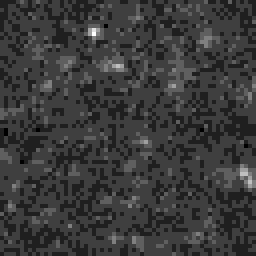
#> input picture tests/fixtures/movie_be_64x64x50.tif, 64 x 64 px (shown 4 times larger)
$ python -i detect.py   (imports and definitions only)
#> lines starting #> are read from the running program, lines starting #| are printed output that depends on the picture; after the words box and inside, x2 and y2 are one past the last pixel; in counts of white or black regions, pixels touching at a corner belong together
### src/tether/imaging/_rounding.py
# SPDX-FileCopyrightText: 2026 The Tether Authors <bioedca@u.northwestern.edu>
# SPDX-License-Identifier: GPL-3.0-or-later
"""MATLAB-compatible rounding for the extraction pipeline.

Deep-LASI snaps spot coordinates to pixel indices with MATLAB's ``round``, which
rounds halves **away from zero** (``round(0.5) == 1``, ``round(2.5) == 3``,
``round(-0.5) == -1``). Python's built-in :func:`round` and :func:`numpy.round`
round halves **to even** (banker's rounding: ``round(0.5) == 0``,
``round(2.5) == 2``), so an exact ``*.5`` coordinate would otherwise snap to a
different pixel than Deep-LASI. :func:`round_half_away` restores the MATLAB
convention so the native port lands on the same pixels (``extractTraces.m:9``,
``findPart.m:97``, ``Wave_Partfind.m`` brightness sampling).

**Contract.** Intended for the pipeline's pixel coordinates — non-negative,
half-integer-derived centroids (``scipy.ndimage.center_of_mass`` outputs,
imported map coordinates). The ``floor(|x| + 0.5)`` idiom rounds a value within
one ULP *below* a tie up to the tie (``round_half_away(nextafter(0.5, 0)) == 1``);
this never occurs for real pixel centroids and is locked by a regression test.
"""

from __future__ import annotations

import numpy as np


def round_half_away(value: np.ndarray | float) -> np.ndarray | np.floating:
    """Round to the nearest integer, ties away from zero (MATLAB ``round``).

    Works on scalars and arrays. Returns a floating result (``numpy`` scalar for
    scalar input); callers that need integer pixel indices cast with ``int(...)``
    or ``.astype(int)``.
    """
    return np.sign(value) * np.floor(np.abs(value) + 0.5)

### src/tether/imaging/detect.py
# SPDX-FileCopyrightText: 2026 The Tether Authors <bioedca@u.northwestern.edu>
# SPDX-License-Identifier: GPL-3.0-or-later
"""Spot detection (PRD Appendix E, Stages 2-4; §11.2).

Faithful NumPy/SciPy ports of Deep-LASI's selectable particle-detection methods
(`deeplasi/functions/mapping/findPart.m`'s ``method`` dispatch). Deep-LASI offers
several detectors behind the GUI ``Rbg_Detection`` radio group; Tether implements
them behind :class:`ParticleDetectionMode` so a movie can be extracted with the
method (and threshold) it was actually detected with:

* **mode 1 — wavelet** (:func:`detect_spots`): the class-default à trous /
  multiscale-product detector (`external/Wave_Partfind.m`), detailed below.
* **mode 2 — intensity** (:func:`detect_spots_intensity`): the legacy
  intensity-threshold detector (`findPart.m:21-28`) — threshold the detection
  image at ``t * max``, Crocker-Grier band-pass (`external/bpass.m`), re-threshold
  at 3 % of the band-pass max, erode, and take connected-component centroids.
* **mode 3 — bandpass** (:func:`detect_spots_bandpass`): the Crocker-Grier
  band-pass / sort detector (`mapping/find_part_bpass_sort.m`) — threshold at
  ``t * max``, band-pass (``bpass(I, 1, 9)``; note ``lobject = 9`` vs mode 2's 7),
  keep only the band-pass values in the top ``1 - t`` fraction (a percentile sort),
  take the regional maxima (``imregionalmax``), and their connected-component
  centroids.

:func:`detect_spots_by_mode` dispatches on :class:`ParticleDetectionMode`. All
modes share the Stage-4 post-detection tail (snap -> border -> NMS ->
``[x, y]``), mirroring ``findPart.m``'s shared post-switch block (lines 63-103).

The mode-1 wavelet path is a faithful port of
(`deeplasi/functions/external/Wave_Partfind.m`, `mapping/findPart.m`):

* **Stage 2 — detection image** (:func:`detection_image`): the "Cumulated" image,
  a moving-average max projection. Frames are grouped into non-overlapping **whole**
  blocks of ``block`` (default 50; a trailing partial block of ``T % block`` frames
  is dropped, as in ``cumIMG.m``), each block is mean-projected, the per-pixel
  **max** across block-means is taken, and the result is normalized to ``[0, 1]``.
  Too few frames (``T < block``) falls back to a sum projection. This suppresses
  single-frame noise/blinking while keeping a spot bright in >= 1 window
  (`tools/cumIMG.m:16-65`).

* **Stage 3 — spot detection** (:func:`detect_spots`): an undecimated *à trous* /
  starlet transform with the separable B3-spline kernel
  ``[1/16, 1/4, 3/8, 1/4, 1/16]`` dilated by ``2**(i-1)`` holes at scale ``i``;
  per-scale noise ``sigma = 2 * MAD`` hard-thresholds each wavelet plane; the
  detection mask is the logical **AND** of the significant pixels at scales 1 & 4
  (`bwmorph clean` -> drop isolated pixels); connected components are labelled and
  their centroids taken (`scipy.ndimage.label` + `center_of_mass`). The
  multiscale-product wavelet detector follows Olivo-Marin (2002, *Pattern
  Recognit.*); wavelet-segmentation + centroid localization follows Izeddin
  (2012).

* **Stage 4 — snap + guardrails** (within :func:`detect_spots`): an optional
  max-pixel **snap** (Gaussian sigma = 1, capped at 3 px) refines each centroid
  toward the local intensity maximum (`mapping/findPart.m:88-101`); then a border
  margin drops spots too close to the edge and an 8 px min-separation keeps only
  the brightest of each cluster (non-maximum suppression by local 3x3 sum). The
  guardrails run **after** the snap so the returned coordinates always satisfy
  the border + separation contract. Every coordinate-to-pixel snap uses MATLAB
  away-from-zero rounding (:func:`tether.imaging._rounding.round_half_away`) to
  match Deep-LASI's ``round`` exactly.

**Coordinate convention.** :func:`detect_spots` returns an ``(N, 2)`` float array
of ``[x, y]`` = ``[column, row]`` (Deep-LASI stores ``fliplr`` -> ``[x, y]``),
0-based, sorted by descending brightness. Mode 3, as actually written in
``find_part_bpass_sort.m``, localizes with the connected-component **centroid**
(``regionprops 'Centroid'``), so Tether ports it with the centroid too; the
``radialcenter`` refinement named only in the ``findPart.m:30`` *comment* (and
used by modes 4/5) is intentionally **not** ported here. Mode 1 is the faithful
class default.
"""

from __future__ import annotations

from enum import StrEnum

import numpy as np
from scipy import ndimage, signal

from tether.imaging._rounding import round_half_away

__all__ = [
    "detection_image",
    "atrous_wavelet_planes",
    "b3_spline_kernel",
    "detect_spots",
    "detect_spots_intensity",
    "detect_spots_bandpass",
    "detect_spots_by_mode",
    "ParticleDetectionMode",
]

# Separable B3-spline scaling taps for the à trous transform (Wave_Partfind.m).
_B3_TAPS: tuple[float, ...] = (1 / 16, 1 / 4, 3 / 8, 1 / 4, 1 / 16)


class ParticleDetectionMode(StrEnum):
    """Selectable spot-detection method (Deep-LASI ``findPart.m`` ``method``).

    A ``str`` enum so the choice serializes verbatim into ``/settings/extraction``
    and round-trips through the CLI/`.tether` store. ``WAVELET`` is the Deep-LASI
    class default (`findPart.m` mode 1).
    """

    WAVELET = "wavelet"  # mode 1 — à trous multiscale product (class default)
    INTENSITY = "intensity"  # mode 2 — intensity-threshold + Crocker-Grier bandpass
    BANDPASS = "bandpass"  # mode 3 — Crocker-Grier bandpass + sort + imregionalmax


# [568 lines left out: functions b3_spline_kernel, _mad, detection_image, atrous_wavelet_planes, _suppress_neighbours, _refine_snap and 6 more, not called in this run]

>>> import cv2
>>> picture = cv2.imread('../../../tests/fixtures/movie_be_64x64x50.tif', cv2.IMREAD_GRAYSCALE)
#> picture is the input picture: shape (64, 64); min 6, max 14, mean 7.85
>>> result = detect_spots_by_mode(picture)
#> the loop in atrous_wavelet_planes, `for i in range(1, n_scales):` made 5 passes
#> pass 1, in atrous_wavelet_planes, `smoothed = ndimage.convolve1d(approx, kernel, axis=0, mode="reflect")`:
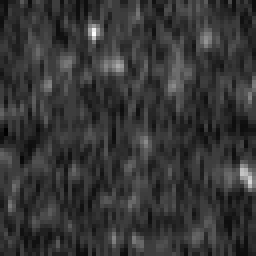
#> smoothed: shape (64, 64) float64 (shown 4 times larger); min 6.69, max 12.12, mean 7.85; drawn with min black and max white
#> pass 1, in atrous_wavelet_planes, `smoothed = ndimage.convolve1d(smoothed, kernel, axis=1, mode="reflect")`:
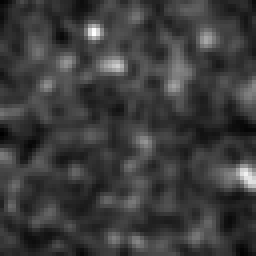
#> smoothed: shape (64, 64) float64 (shown 4 times larger); min 7, max 10.53, mean 7.85; drawn with min black and max white
#> pass 1, in atrous_wavelet_planes, `wavelet = approx - smoothed`:
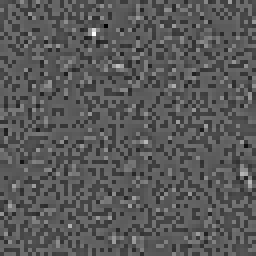
#> wavelet: shape (64, 64) float64 (shown 4 times larger); min -1.87, max 3.47, mean 0; drawn with min black and max white
#> pass 1, in atrous_wavelet_planes, `wavelet = np.where(wavelet < threshold, 0.0, wavelet)`:
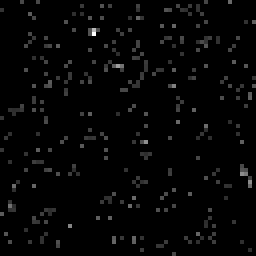
#> wavelet: shape (64, 64) float64 (shown 4 times larger); min 0, max 3.47, mean 0.0733; drawn with min black and max white
#> after the loop in atrous_wavelet_planes, `for i in range(1, n_scales):`:
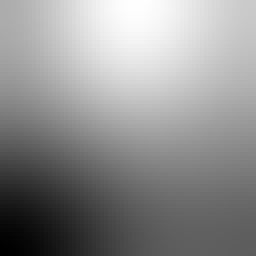
#> approx: shape (64, 64) float64 (shown 4 times larger); min 7.76, max 7.91, mean 7.85; drawn with min black and max white
#> after the loop in atrous_wavelet_planes, `for i in range(1, n_scales):`:
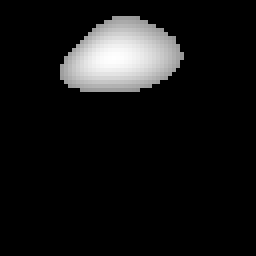
#> wavelet: shape (64, 64) float64 (shown 4 times larger); min 0, max 0.102, mean 0.00848; drawn with min black and max white
#> after the loop in atrous_wavelet_planes, `for i in range(1, n_scales):`: planes = 5 items
#> in detect_spots, `mask = (planes[s_lo - 1] > 0) & (planes[s_hi - 1] > 0)`:
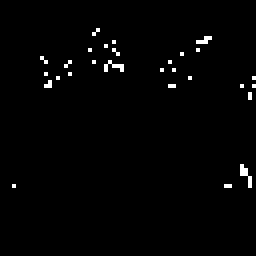
#> mask: shape (64, 64) bool (shown 4 times larger); 1.3% white in thin lines or dots, all inside (x1, y1, x2, y2) = (3, 7, 64, 47)
#> in detect_spots, `labels, n_labels = ndimage.label(mask, structure=structure)`: labels: shape (64, 64) int32; 29 distinct labels, from 0 to 28
#> in detect_spots, `labels, n_labels = ndimage.label(mask, structure=structure)`: n_labels = 28
#> in detect_spots, `sizes = ndimage.sum_labels(np.ones_like(mask, dtype=np.float64), label..`: sizes = 28 values, max 8 at index 25, min 1 at index 2, mean 1.93
#> in detect_spots, `keep_labels = np.nonzero(sizes >= 2)[0] + 1`: keep_labels = [1, 2, 6, 9, 10, 12, 21, 22, 25, 26, 28]
#> in detect_spots, `centroids = ndimage.center_of_mass(mask.astype(np.float64), labels, ke..`: centroids = [(7.5, 23.5), (9.6, 50.6), (12.5, 28.5), (14.5, 10.5), (15.5, 16.5), (16.14, 28), (20.67, 11.67), (21, 42.5), (23.5, 62), (43.25, 61), (46, 56.5)]
#> in detect_spots, `coords = np.atleast_2d(np.asarray(centroids, dtype=np.float64))`: coords = [[7.5, 23.5], [9.6, 50.6], [12.5, 28.5], [14.5, 10.5], [15.5, 16.5], [16.14, 28], [20.67, 11.67], [21, 42.5], [23.5, 62], [43.25, 61], [46, 56.5]]
#> in _finalize_candidates, `coords = np.array([_refine_snap(detection_img, r, c) for r, c in coord..`: coords = [[8, 23], [9, 51], [12.5, 28.5], [14.5, 10.5], [15.5, 16.5], [16, 29], [20.67, 11.67], [21, 43], [23.5, 62], [43.25, 61], [46, 56.5]]
#> in _finalize_candidates, `in_bounds = ( (coords[:, 0] >= border_margin) & (coords[:, 0] <= heigh..`: in_bounds = [True, True, True, True, True, True, True, True, True, True, True]
#> in _finalize_candidates, `rows = np.clip(round_half_away(coords[:, 0]).astype(int), 1, height - 2)`: rows = [8, 9, 13, 15, 16, 16, 21, 21, 24, 43, 46]
#> in _finalize_candidates, `cols = np.clip(round_half_away(coords[:, 1]).astype(int), 1, width - 2)`: cols = [23, 51, 29, 11, 17, 29, 12, 43, 62, 61, 57]
#> in _finalize_candidates, `brightness = np.array( [detection_img[r - 1 : r + 2, c - 1 : c + 2].su..`: brightness = [97, 85, 76, 72, 79, 90, 81, 84, 78, 95, 75]
#> in _suppress_neighbours, `order = np.argsort(brightness)[::-1]`: order = [0, 9, 5, 1, 7, 6, 4, 8, 2, 10, 3]
#> the loop in _suppress_neighbours, `for idx in order:` made 11 passes
#> after the loop in _suppress_neighbours, `for idx in order:`: kept = [0, 9, 5, 1, 7, 6, 8]; kept_coords = [[8, 23], [43.25, 61], [16, 29], [9, 51], [21, 43], [20.67, 11.67], [23.5, 62]]
#> in _finalize_candidates, `kept = _suppress_neighbours(coords, brightness, min_separation)`: kept = [0, 9, 5, 1, 7, 6, 8]
#> in _finalize_candidates, `coords = coords[kept]`: coords has the same summary as kept_coords in _suppress_neighbours
#> result = [[23, 8], [61, 43.25], [29, 16], [51, 9], [43, 21], [11.67, 20.67], [62, 23.5]]
